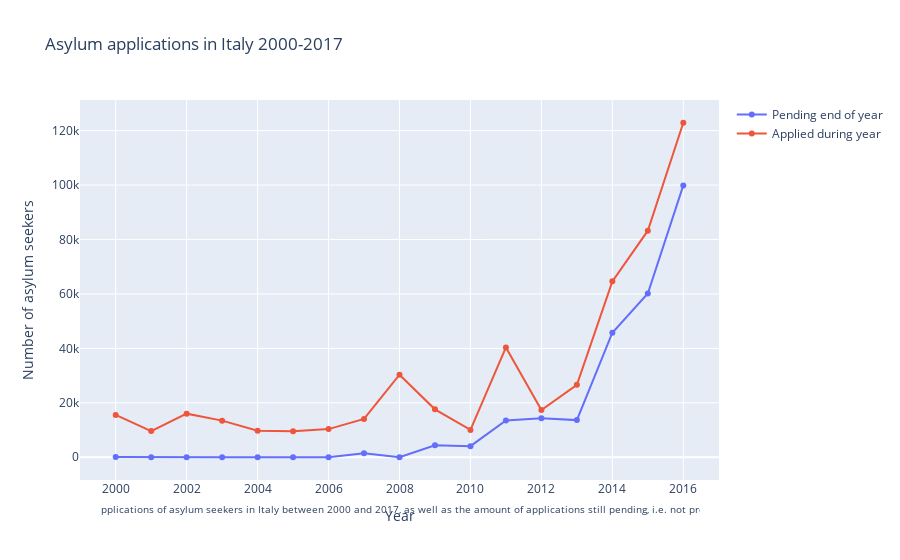

The cell this chart's notebook holds for it:
### Markdown cell above
### Asylum applications in Italy 2000-2017

### Code cell
# Read the CSV file
apypc_df = pd.read_csv("data/applied_pending_yearly_per_country.csv")

# Create the figure
fig = go.Figure()

# Add traces for each line
fig.add_trace(go.Scatter(x=apypc_df["Year"], y=apypc_df["('pending end-year\', \'Italy\')"], name="Pending end of year"))
fig.add_trace(go.Scatter(x=apypc_df["Year"], y=apypc_df["('Applied during year\', \'Italy\')"], name="Applied during year"))

# Set labels and title
fig.update_layout(
    xaxis_title="Year",
    yaxis_title="Number of asylum seekers",
    title="Asylum applications in Italy 2000-2017"
)

# Set x-axis tick positions and labels
fig.update_xaxes(tickmode="array", tickvals=[2000, 2002, 2004, 2006, 2008, 2010, 2012, 2014, 2016])

# Add legend
fig.update_layout(showlegend=True)

# Add text below the plot
txt = "The total number of recorded applications of asylum seekers in Italy between 2000 and 2017, as well as the amount of applications still pending, i.e. not processed, at the end of the year."
fig.add_annotation(
    text=txt,
    xref="paper", yref="paper",
    x=0.5, y=-0.1,
    showarrow=False,
    font=dict(size=10),
    width=600
)

# Display the plot
fig.show()

### Figure 1 — Plotly figure (JSON) as saved in the notebook; plotly's stock layout.template omitted (floating-point values rounded to 4 significant figures)
{"data": [{"name": "Pending end of year", "type": "scatter", "x": [2000, 2001, 2002, 2003, 2004, 2005, 2006, 2007, 2008, 2009, 2010, 2011, 2012, 2013, 2014, 2015, 2016], "y": [113, 0, 0, 0, 0, 0, 0, 1500, 0, 4365, 4076, 13525, 14330, 13653, 45749, 60156, 99876]}, {"name": "Applied during year", "type": "scatter", "x": [2000, 2001, 2002, 2003, 2004, 2005, 2006, 2007, 2008, 2009, 2010, 2011, 2012, 2013, 2014, 2015, 2016], "y": [15564, 9620, 16015, 13455, 9722, 9548, 10348, 14053, 30324, 17603, 10052, 40356, 17352, 26620, 64623, 83243, 122905]}], "layout": {"annotations": [{"font": {"size": 10}, "showarrow": false, "text": "The total number of recorded applications of asylum seekers in Italy between 2000 and 2017, as well as the amount of applications still pending, i.e. not processed, at the end of the year.", "width": 600, "x": 0.5, "xref": "paper", "y": -0.1, "yref": "paper"}], "showlegend": true, "title": {"text": "Asylum applications in Italy 2000-2017"}, "xaxis": {"tickmode": "array", "tickvals": [2000, 2002, 2004, 2006, 2008, 2010, 2012, 2014, 2016], "title": {"text": "Year"}}, "yaxis": {"title": {"text": "Number of asylum seekers"}}}}
